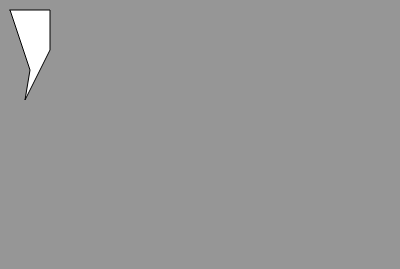
Frame 1 (no input)
Frame 60 (no input): identical to frame 1, image omitted
Frame 120 (the mouse pressed at the canvas centre since frame 60): identical to frame 1, image omitted

The p5.js sketch that drew this single still picture (run headless with seeded random() and noise() and a simulated clock; from frame 60 on, the mouse is pressed at the canvas centre):

// p5.js sketch
// ── sketch.js
function setup() {
  createCanvas(400, 269);
  background(150);

  beginShape();
  vertex(10, 10);
  vertex(50, 10);
  vertex(50, 50);
  vertex(25, 100);
  vertex(30, 70);
  endShape(CLOSE);

  // strokeWeight(50);
  // point(width / 2, height / 2);
  // strokeWeight(1);
  // ellipse(10, 10, 10);
  // strokeWeight(10);
  // line(100, 0, width - 10, height - 100);
  // line(0, 0, width - 100, height);
  // noStroke();
  // fill(0, 255, 0, 255);
  // rect(50, 50, 50, 50);
  // // fill("red");
  // stroke("orange");
  // noFill();
  // arc(25, 25, 100, 100, radians(0), radians(90));

  // stroke("purple");

  // point()

  // curve(-1000, -1000, 0, height / 2, width, height / 2, width - 1000, height - 1000);
}

function draw() {

}
